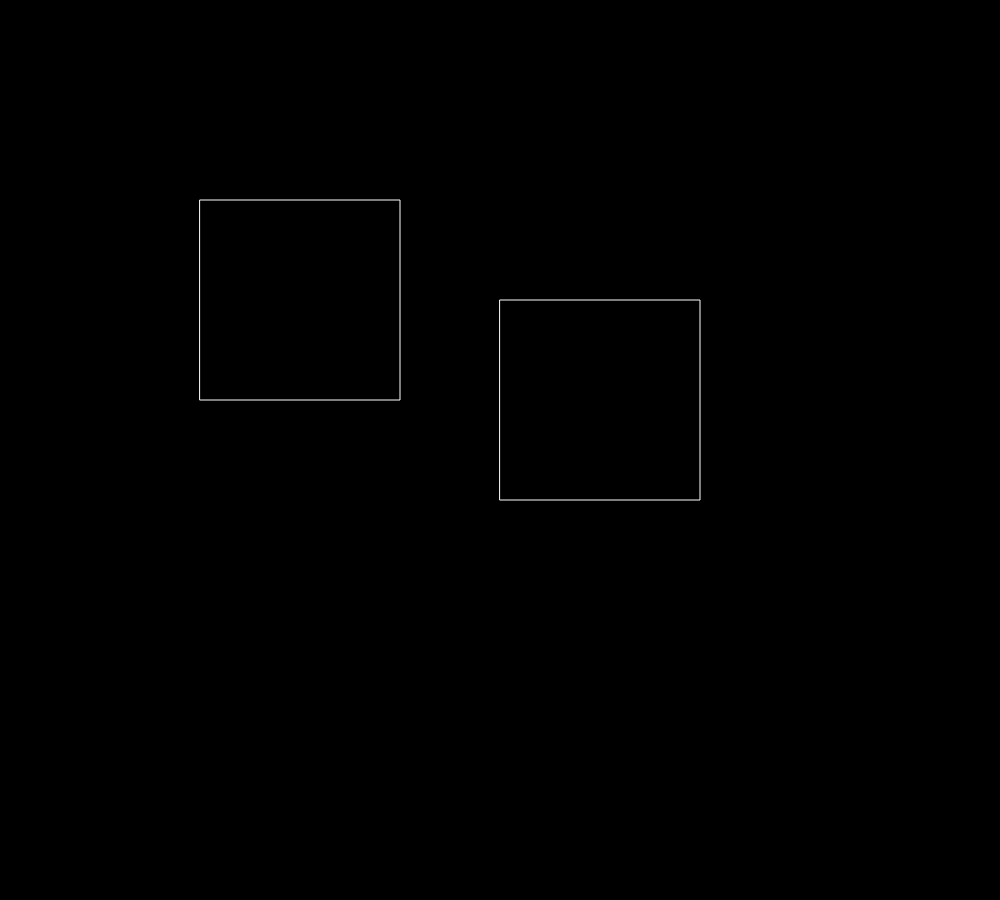
Frame 1 (no input)
Frame 60 (no input): identical to frame 1, image omitted
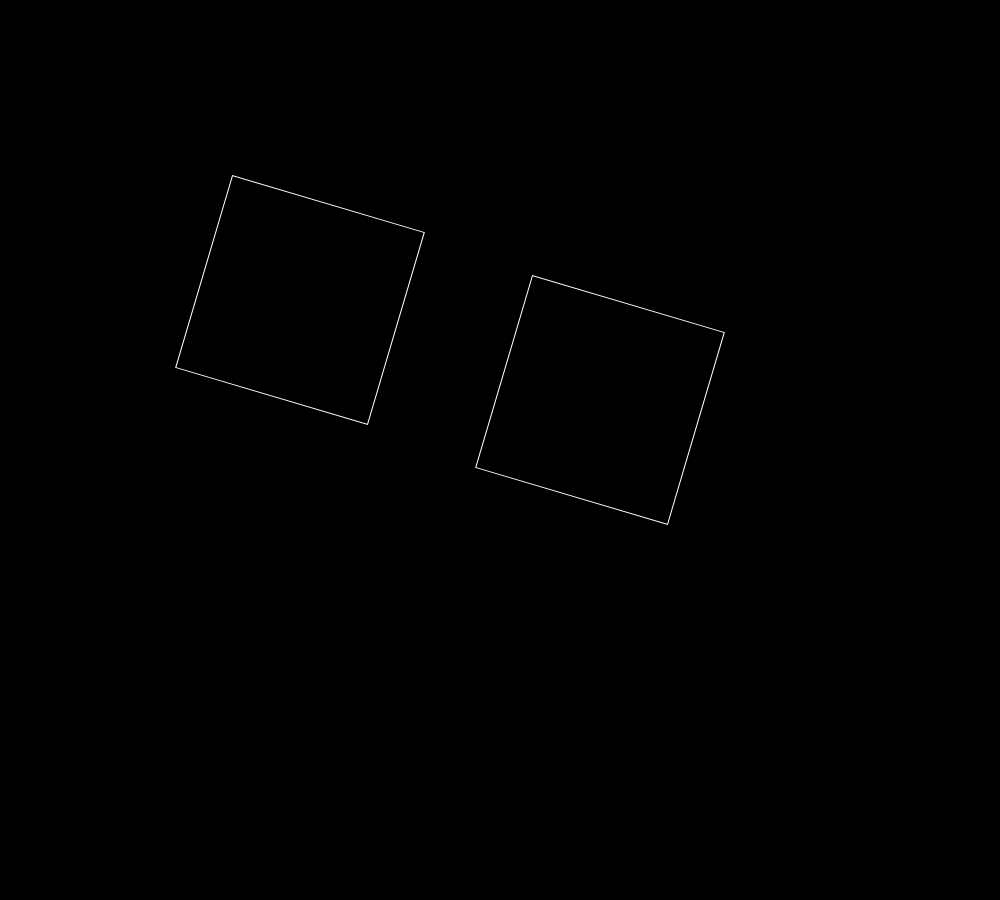
Frame 120 (the mouse pressed at the canvas centre since frame 60)

The p5.js sketch that drew these frames (run headless with seeded random() and noise() and a simulated clock; from frame 60 on, the mouse is pressed at the canvas centre):

// p5.js sketch
// ── sketch.js
function setup() {
  createCanvas(1000, 900);
  noFill();
  stroke(255);
}

function draw() {
  background(0);
  
  // rotate by an angle
  // angle is measured in radians (~6.28 is roughly one full revolution)
  // the command rotate(ang) will rotate the canvas around the
  // origin point (0, 0).
  // it's as though you put your finger down on (0, 0), and
  // rotated the page
  
  
  // if we translate before rotating, we move the
  // point (0, 0), and therefore we move the point around
  // which we do our rotation.
  
  // now this will rotate the rectangle around it's top-left corner
  // because that happens to be the origin


  // if we draw th rectangle such that it's center point
  // falls on (0, 0), we'll rotate it in place
  push();
  translate(300, 300);
  rotate(mouseX*0.01);
  rect(-100, -100, 200, 200);  
  pop();
  
  // an easier way to accomplish rotating rectangles in place...
  // use rectMode(CENTER)
  push();
  rectMode(CENTER);
  translate(600, 400);
  rotate(mouseX*0.01);
  rect(0, 0, 200, 200);  
  pop();
  
  
  
}
